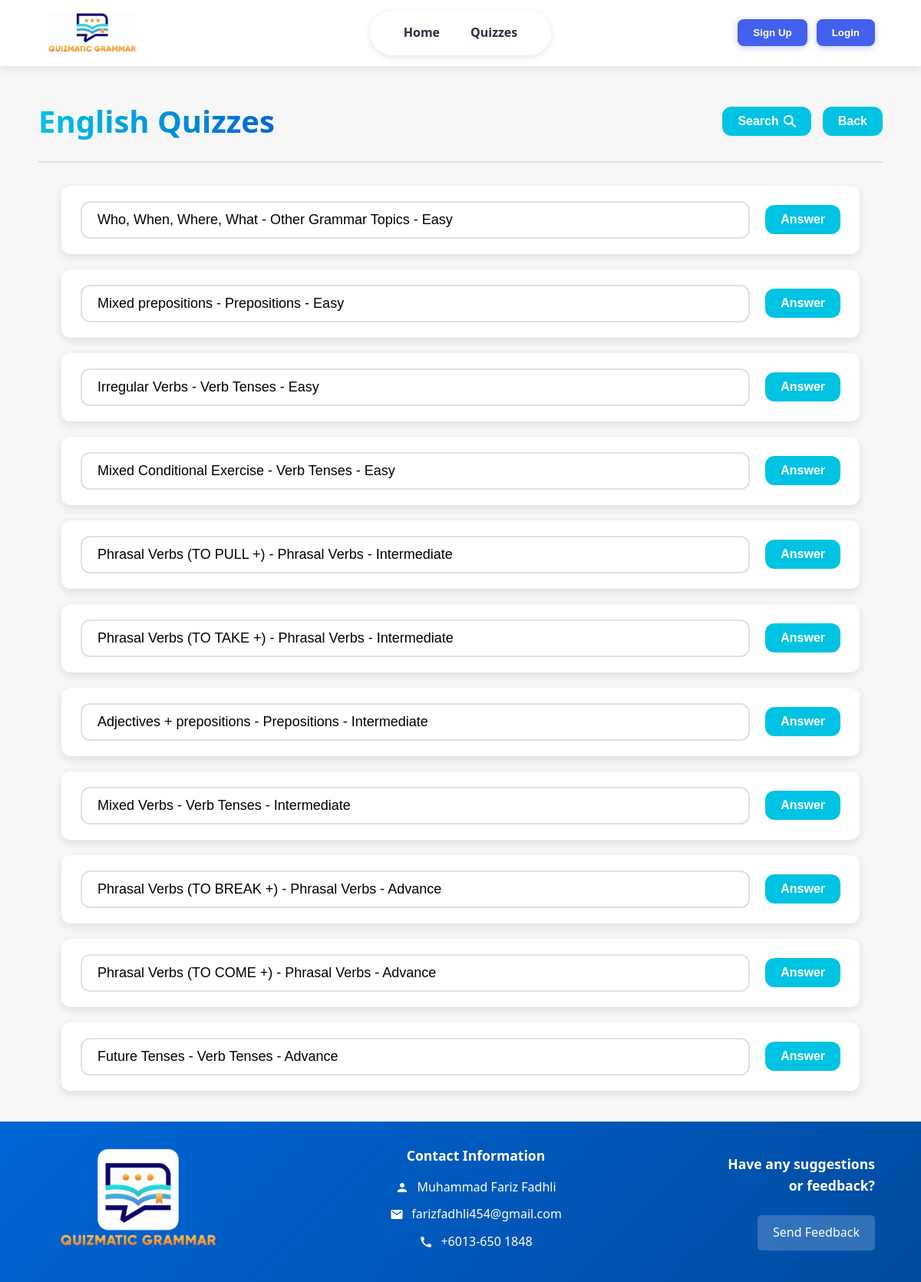
The app's page /quizzes.php with its own data.
### tables this page shows
CREATE TABLE `quiz` (
  `QUIZ_ID` int(11) NOT NULL,
  `QUIZ_TITLE` varchar(255) DEFAULT NULL,
  `QUIZ_CATEGORY` varchar(100) DEFAULT NULL,
  `QUIZ_DIFFICULTY` varchar(50) DEFAULT NULL,
  `QUIZ_DATE` date DEFAULT NULL
);

### quizzes.php (the view, shortened to what this page needs)
<!DOCTYPE html>
<html lang="en">
<head>
</head>
<body>
    <?php include 'header.php'; ?>
    <div class="quiz-header">
        <h1>English Quizzes</h1>
        <div class="quiz-buttons">
            <button class="search-btn" onclick="window.location.href='quiz_search.php'">
                Search
                <img src="searchLogo.png" alt="Search" style="width: 16px; height: 16px; vertical-align: middle; margin-left: 6px;" />
            </button>
            <button class="back-btn" onclick="window.location.href='home_redirect.php'">Back</button>
        </div>
    </div>
<?php
$conn = new mysqli("localhost", "root", "", "quizmaticgrammar");
$sql = "
SELECT QUIZ_ID, QUIZ_TITLE, QUIZ_CATEGORY, QUIZ_DIFFICULTY
FROM quiz
ORDER BY
  CASE QUIZ_DIFFICULTY
    WHEN 'Easy' THEN 1
    WHEN 'Intermediate' THEN 2
    WHEN 'Advance' THEN 3
    ELSE 4
  END,
  QUIZ_CATEGORY ASC,
  QUIZ_TITLE ASC
";
$result = $conn->query($sql);
?>
<div class="quiz-list">
    <?php while ($row = $result->fetch_assoc()): ?>
        <div class="quiz-item">
            <input type="text" value="<?= htmlspecialchars($row['QUIZ_TITLE'] . ' - ' . $row['QUIZ_CATEGORY'] . ' - ' . $row['QUIZ_DIFFICULTY']) ?>" readonly class="quiz-name">
            <form action="answer_quiz.php" method="GET">
                <button type="submit" class="answer-btn">Answer</button>
            </form>
        </div>
    <?php endwhile; ?>
</div>
<?php include 'footer.php'; ?>
</body>
</html>

### header.php (shortened to what this page needs)
<?php
$isLoggedIn = isset($_SESSION['user']);
?>
<header>
  <img src="logo.jpeg" alt="Quizmatic Grammar Logo" class="logo" />
  <div class="center-nav">
    <nav>
      <a href="home_redirect.php" class="nav-item">Home</a>
      <a href="quizzes_redirect.php" class="nav-item">Quizzes</a>
    </nav>
  </div>
  <div class="right-section">
    <?php if ($isLoggedIn): ?>
      <button class="nav-button" onclick="openLogoutModal()">Logout</button>
    <?php else: ?>
      <button class="nav-button" onclick="window.location.href='signup.php'">Sign Up</button>
      <button class="nav-button" onclick="window.location.href='login.php'">Login</button>
    <?php endif; ?>
  </div>
</header>

### footer.php (shortened to what this page needs)
<!DOCTYPE html>
<html>
<head>
</head>
<body>
<div class="footer-container">
    <div class="footer-left">
        <img src="logo_footer.png" alt="QUIZMATIC GRAMMAR" class="footer-logo">
    </div>
    <div class="footer-center contact-info">
        <h4>Contact Information</h4>
        <div class="contact-item">
            <svg class="contact-icon" viewBox="0 0 24 24">
                <path d="M12 12c2.21 0 4-1.79 4-4s-1.79-4-4-4-4 1.79-4 4 1.79 4 4 4zm0 2c-2.67 0-8 1.34-8 4v2h16v-2c0-2.66-5.33-4-8-4z"/>
            </svg>
            <span>Muhammad Fariz Fadhli</span>
        </div>
        <div class="contact-item">
            <svg class="contact-icon" viewBox="0 0 24 24">
                <path d="M20 4H4c-1.1 0-1.99.9-1.99 2L2 18c0 1.1.9 2 2 2h16c1.1 0 2-.9 2-2V6c0-1.1-.9-2-2-2zm0 4l-8 5-8-5V6l8 5 8-5v2z"/>
            </svg>
            <a href="#" onclick="openGmail()" class="contact-link">farizfadhli454@gmail.com</a>
        </div>
        <div class="contact-item">
            <span>+6013-650 1848</span>
        </div>
    </div>
    <div class="footer-right feedback-section">
        <h4>Have any suggestions or feedback?</h4>
        <a href="feedback.php" class="feedback-button">Send Feedback</a>
    </div>
</div>
</body>
</html>

### quizzes.php (style rules this page uses)
* { box-sizing: border-box; margin: 0; padding: 0; }
:root { --primary: #00c3e3; --primary-dark: #009bb5; --primary-light: #e6f9fd; --secondary: #0066d6; --secondary-dark: #0000A5; --white: #ffffff; --light-gray: #f7f7f7; --medium-gray: #e0e0e0; --dark-gray: #333333; --shadow: 0 4px 12px rgba(0, 0, 0, 0.1); --border-radius: 12px; --transition: all 0.3s ease; }
body { font-family: 'Segoe UI', Tahoma, Geneva, Verdana, sans-serif; background-color: var(--light-gray); color: var(--dark-gray); line-height: 1.6; }
.search-btn, .back-btn, .answer-btn { background-color: var(--primary); color: var(--white); border: none; padding: 10px 20px; border-radius: var(--border-radius); font-weight: 600; cursor: pointer; transition: var(--transition); font-size: 16px; display: inline-flex; align-items: center; justify-content: center; }
.quiz-header { display: flex; justify-content: space-between; align-items: center; margin: 40px 50px 30px; padding-bottom: 20px; border-bottom: 2px solid var(--medium-gray); }
.quiz-header h1 { font-size: 2.5rem; font-weight: 700; color: var(--dark-gray); margin: 0; background: linear-gradient(90deg, var(--primary), var(--secondary)); -webkit-background-clip: text; -webkit-text-fill-color: transparent; }
.quiz-buttons { display: flex; gap: 15px; }
.quiz-list { width: 90%; max-width: 1200px; margin: 0 auto 40px; padding: 0 20px; }
.quiz-item { display: flex; align-items: center; margin-bottom: 20px; background: var(--white); padding: 20px 25px; border-radius: var(--border-radius); box-shadow: var(--shadow); gap: 20px; transition: var(--transition); }
.quiz-name { flex: 1; padding: 12px 20px; font-size: 18px; border: 2px solid var(--medium-gray); border-radius: var(--border-radius); background-color: var(--white); font-weight: 500; transition: var(--transition); }

### header.php (style rules this page uses)
:root { --primary-color: #4361ee; --primary-hover: #3a56d4; --secondary-color: #7209b7; --text-color: #2b2d42; --light-bg: #f8f9fa; --white: #ffffff; --transition: all 0.3s ease; }
header { background-color: var(--white); display: flex; justify-content: space-between; align-items: center; padding: 15px 5%; box-shadow: 0 4px 12px rgba(0, 0, 0, 0.08); position: sticky; top: 0; z-index: 1000; font-family: 'Segoe UI', Tahoma, Geneva, Verdana, sans-serif; }
header img.logo { width: 120px; height: auto; transition: var(--transition); }
.center-nav { position: absolute; left: 0; right: 0; display: flex; justify-content: center; pointer-events: none; }
nav { display: flex; background: var(--white); padding: 8px 24px; border-radius: 50px; box-shadow: 0 2px 8px rgba(0, 0, 0, 0.1); }
nav a { margin: 0 20px; text-decoration: none; color: var(--text-color); font-weight: 600; font-size: 16px; pointer-events: auto; position: relative; padding: 8px 0; transition: var(--transition); }
nav a::after { content: ''; position: absolute; bottom: 0; left: 0; width: 0; height: 3px; background: var(--secondary-color); transition: var(--transition); border-radius: 3px; }
.right-section { display: flex; align-items: center; gap: 12px; }
.nav-button { background-color: var(--primary-color); color: white; border: none; padding: 10px 20px; border-radius: 8px; font-weight: 600; cursor: pointer; transition: var(--transition); box-shadow: 0 2px 8px rgba(67, 97, 238, 0.3); }

### footer.php (style rules this page uses)
.footer-container { display: flex; justify-content: space-between; align-items: center; background: linear-gradient(135deg, #0066d6, #004ba0); padding: 30px 5%; color: white; font-family: 'Segoe UI', Tahoma, Geneva, Verdana, sans-serif; flex-wrap: wrap; }
.footer-left { flex: 0 0 150px; }
.footer-center { flex: 1; text-align: center; min-width: 250px; padding: 0 20px; }
.footer-right { flex: 0 0 200px; text-align: right; }
.contact-info h4 { margin-bottom: 15px; font-size: 1.1rem; }
.contact-item { display: flex; align-items: center; justify-content: center; margin: 10px 0; }
.contact-icon { width: 18px; height: 18px; margin-right: 10px; fill: white; }
.contact-link { color: white; text-decoration: none; }
.footer-logo { width: 240px; height: auto; }
.feedback-section h4 { margin-bottom: 15px; font-size: 1.1rem; }
.feedback-button { display: inline-block; background-color: rgba(255,255,255,0.2); color: white; padding: 10px 20px; border-radius: 5px; text-decoration: none; margin-top: 10px; }

### records on screen
quiz: QUIZ_TITLE+QUIZ_CATEGORY+QUIZ_DIFFICULTY "Who, When, Where, What - Other Grammar Topics - Easy"
quiz: QUIZ_TITLE+QUIZ_CATEGORY+QUIZ_DIFFICULTY "Mixed prepositions - Prepositions - Easy"
quiz: QUIZ_TITLE+QUIZ_CATEGORY+QUIZ_DIFFICULTY "Irregular Verbs - Verb Tenses - Easy"
quiz: QUIZ_TITLE+QUIZ_CATEGORY+QUIZ_DIFFICULTY "Mixed Conditional Exercise - Verb Tenses - Easy"
quiz: QUIZ_TITLE+QUIZ_CATEGORY+QUIZ_DIFFICULTY "Phrasal Verbs (TO PULL +) - Phrasal Verbs - Intermediate"
quiz: QUIZ_TITLE+QUIZ_CATEGORY+QUIZ_DIFFICULTY "Phrasal Verbs (TO TAKE +) - Phrasal Verbs - Intermediate"
quiz: QUIZ_TITLE+QUIZ_CATEGORY+QUIZ_DIFFICULTY "Adjectives + prepositions - Prepositions - Intermediate"
quiz: QUIZ_TITLE+QUIZ_CATEGORY+QUIZ_DIFFICULTY "Mixed Verbs - Verb Tenses - Intermediate"
quiz: QUIZ_TITLE+QUIZ_CATEGORY+QUIZ_DIFFICULTY "Phrasal Verbs (TO BREAK +) - Phrasal Verbs - Advance"
quiz: QUIZ_TITLE+QUIZ_CATEGORY+QUIZ_DIFFICULTY "Phrasal Verbs (TO COME +) - Phrasal Verbs - Advance"
quiz: QUIZ_TITLE+QUIZ_CATEGORY+QUIZ_DIFFICULTY "Future Tenses - Verb Tenses - Advance"
